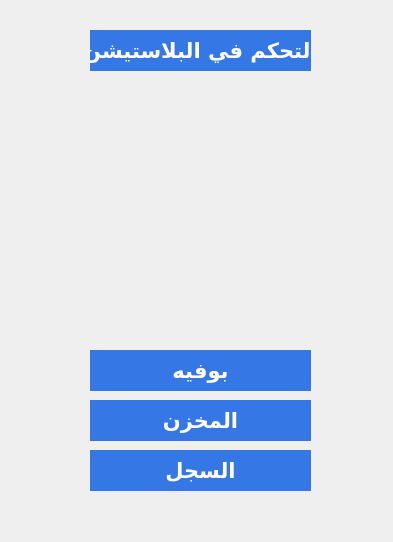
<?xml version="1.0" encoding="UTF-8"?>
<ui version="4.0">
 <class>Form</class>
 <widget class="QWidget" name="Form">
  <property name="geometry">
   <rect>
    <x>0</x>
    <y>0</y>
    <width>393</width>
    <height>542</height>
   </rect>
  </property>
  <property name="windowTitle">
   <string>Form</string>
  </property>
  <widget class="QPushButton" name="pushButton_10">
   <property name="geometry">
    <rect>
     <x>90</x>
     <y>30</y>
     <width>221</width>
     <height>41</height>
    </rect>
   </property>
   <property name="font">
    <font>
     <family>Omnes Arabic</family>
     <pointsize>16</pointsize>
     <weight>75</weight>
     <bold>true</bold>
    </font>
   </property>
   <property name="styleSheet">
    <string notr="true">QPushButton{
	border-radius: 30px;
	background-color: #3578E5;
	color:#fff;
}

QPushButton:hover {
    background-color: #1154c1;
	border:1px solid #fff;
}
</string>
   </property>
   <property name="text">
    <string>التحكم في البلاستيشن</string>
   </property>
  </widget>
  <widget class="QPushButton" name="pushButton_11">
   <property name="geometry">
    <rect>
     <x>90</x>
     <y>350</y>
     <width>221</width>
     <height>41</height>
    </rect>
   </property>
   <property name="font">
    <font>
     <family>Omnes Arabic</family>
     <pointsize>16</pointsize>
     <weight>75</weight>
     <bold>true</bold>
    </font>
   </property>
   <property name="styleSheet">
    <string notr="true">QPushButton{
	border-radius: 30px;
	background-color: #3578E5;
	color:#fff;
}

QPushButton:hover {
    background-color: #1154c1;
	border:1px solid #fff;
}
</string>
   </property>
   <property name="text">
    <string>بوفيه</string>
   </property>
  </widget>
  <widget class="QPushButton" name="pushButton_12">
   <property name="geometry">
    <rect>
     <x>90</x>
     <y>400</y>
     <width>221</width>
     <height>41</height>
    </rect>
   </property>
   <property name="font">
    <font>
     <family>Omnes Arabic</family>
     <pointsize>16</pointsize>
     <weight>75</weight>
     <bold>true</bold>
    </font>
   </property>
   <property name="styleSheet">
    <string notr="true">QPushButton{
	border-radius: 30px;
	background-color: #3578E5;
	color:#fff;
}

QPushButton:hover {
    background-color: #1154c1;
	border:1px solid #fff;
}
</string>
   </property>
   <property name="text">
    <string>المخزن</string>
   </property>
  </widget>
  <widget class="QPushButton" name="pushButton_13">
   <property name="geometry">
    <rect>
     <x>90</x>
     <y>450</y>
     <width>221</width>
     <height>41</height>
    </rect>
   </property>
   <property name="font">
    <font>
     <family>Omnes Arabic</family>
     <pointsize>16</pointsize>
     <weight>75</weight>
     <bold>true</bold>
    </font>
   </property>
   <property name="styleSheet">
    <string notr="true">QPushButton{
	border-radius: 30px;
	background-color: #3578E5;
	color:#fff;
}

QPushButton:hover {
    background-color: #1154c1;
	border:1px solid #fff;
}
</string>
   </property>
   <property name="text">
    <string>السجل</string>
   </property>
  </widget>
 </widget>
 <resources/>
 <connections/>
</ui>
